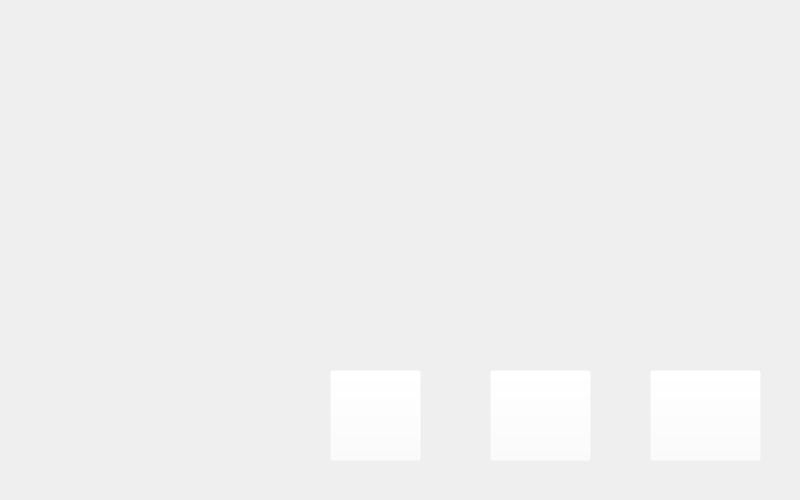
<?xml version="1.0" encoding="UTF-8"?>
<ui version="4.0">
 <class>Form</class>
 <widget class="QWidget" name="Form">
  <property name="geometry">
   <rect>
    <x>0</x>
    <y>0</y>
    <width>800</width>
    <height>500</height>
   </rect>
  </property>
  <property name="windowTitle">
   <string>Form</string>
  </property>
  <widget class="QLabel" name="imagem_jokenpo">
   <property name="geometry">
    <rect>
     <x>0</x>
     <y>0</y>
     <width>800</width>
     <height>500</height>
    </rect>
   </property>
   <property name="text">
    <string/>
   </property>
   <property name="pixmap">
    <pixmap>../imagens/jokenpo.png</pixmap>
   </property>
   <property name="scaledContents">
    <bool>true</bool>
   </property>
  </widget>
  <widget class="QLabel" name="label_resultado">
   <property name="geometry">
    <rect>
     <x>50</x>
     <y>200</y>
     <width>151</width>
     <height>71</height>
    </rect>
   </property>
   <property name="text">
    <string/>
   </property>
  </widget>
  <widget class="QLabel" name="placar_usuario">
   <property name="geometry">
    <rect>
     <x>410</x>
     <y>30</y>
     <width>47</width>
     <height>51</height>
    </rect>
   </property>
   <property name="text">
    <string/>
   </property>
  </widget>
  <widget class="QLabel" name="placar_pc">
   <property name="geometry">
    <rect>
     <x>510</x>
     <y>30</y>
     <width>47</width>
     <height>51</height>
    </rect>
   </property>
   <property name="text">
    <string/>
   </property>
  </widget>
  <widget class="QPushButton" name="botao_pedra">
   <property name="geometry">
    <rect>
     <x>330</x>
     <y>370</y>
     <width>91</width>
     <height>91</height>
    </rect>
   </property>
   <property name="styleSheet">
    <string notr="true">background: rgba(255, 255, 255, 0)</string>
   </property>
   <property name="text">
    <string/>
   </property>
  </widget>
  <widget class="QPushButton" name="botao_papel">
   <property name="geometry">
    <rect>
     <x>490</x>
     <y>370</y>
     <width>101</width>
     <height>91</height>
    </rect>
   </property>
   <property name="styleSheet">
    <string notr="true">background: rgba(255, 255, 255, 0)</string>
   </property>
   <property name="text">
    <string/>
   </property>
  </widget>
  <widget class="QPushButton" name="botao_tesoura">
   <property name="geometry">
    <rect>
     <x>650</x>
     <y>370</y>
     <width>111</width>
     <height>91</height>
    </rect>
   </property>
   <property name="styleSheet">
    <string notr="true">background: rgba(255, 255, 255, 0)</string>
   </property>
   <property name="text">
    <string/>
   </property>
  </widget>
  <widget class="QLabel" name="escolha_usuario">
   <property name="geometry">
    <rect>
     <x>320</x>
     <y>170</y>
     <width>121</width>
     <height>101</height>
    </rect>
   </property>
   <property name="text">
    <string/>
   </property>
  </widget>
  <widget class="QLabel" name="escolha_pc">
   <property name="geometry">
    <rect>
     <x>540</x>
     <y>170</y>
     <width>121</width>
     <height>101</height>
    </rect>
   </property>
   <property name="text">
    <string/>
   </property>
  </widget>
 </widget>
 <resources/>
 <connections/>
</ui>
